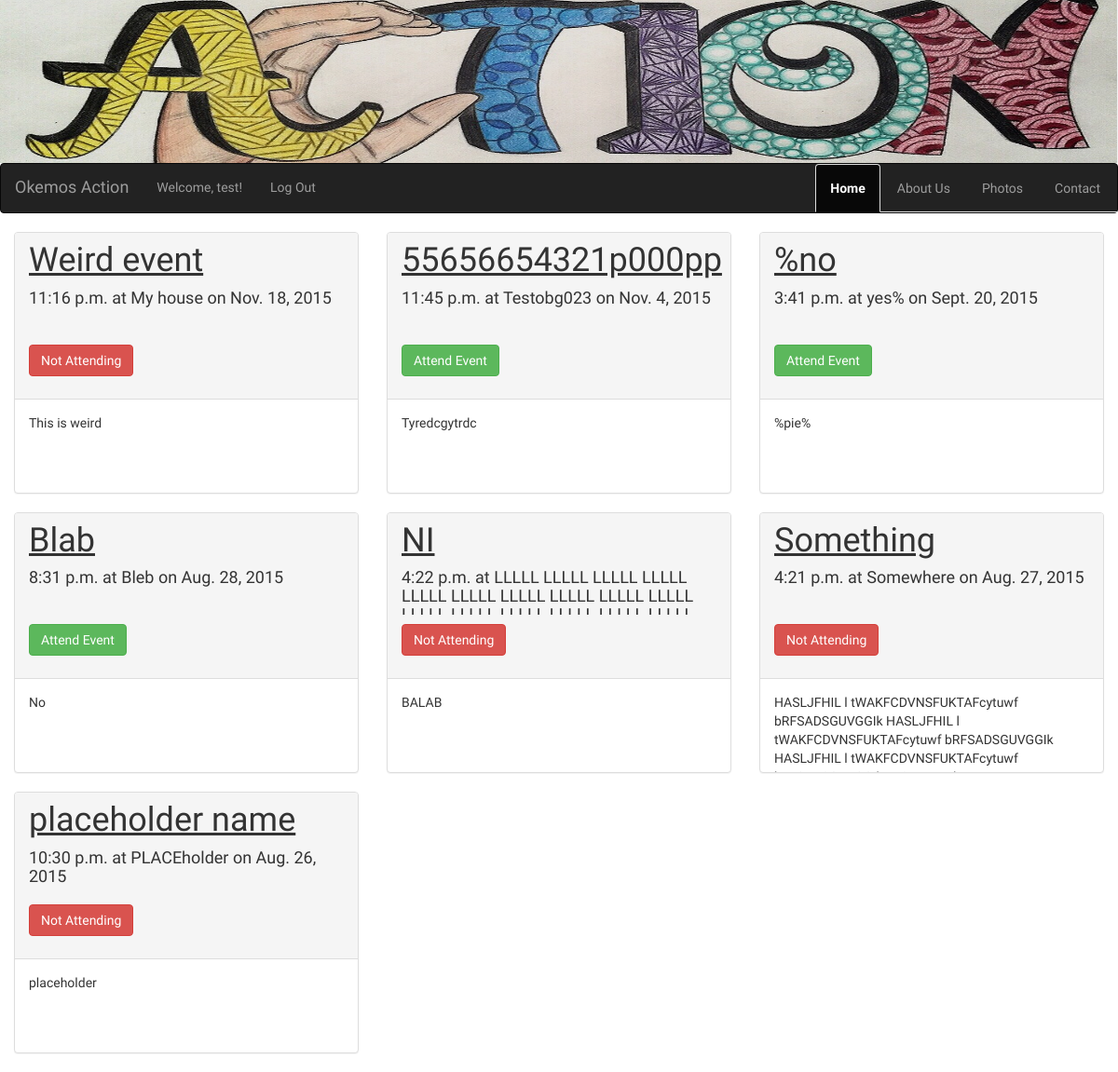
Screenshot of / (signed in) with the database file from the repository.
### events/models.py (models this page shows, shortened)
class Event(models.Model):
    date = models.DateTimeField("Date of Event")
    place = models.CharField(max_length = 1000)
    name = models.CharField(max_length = 255)
    desc = models.CharField(max_length = 10000, null = True)
    pub_date = models.DateTimeField("Date when people can sign up")
    signed_up = models.ManyToManyField(User, blank = True)

### events/views.py (the view)
# urls.py: url(r'^$', views.index, name='index'),
def index(request):
    context = {"events_" : Event.objects.filter(date__lte=timezone.now()).order_by('-pub_date')}
    return render(request, 'home.html', context)

### sign_up/templates/home.html (shortened to what this page needs)
{% extends "base.html" %}
{% block pagename %} Home {% endblock %}
{% block content %}
    <div class="row cards">
        {% for event in events_ %}
            <div class="col-sm-6 col-md-4 col-xs-12" data-href="detail/{{event.id}}">
              <div class="panel panel-default">
                <div class="panel-heading">
                  <h1 class="panel-title lg-title"><a href="detail/{{event.id}}" style="text-decoration: underline">{{event.name}}</a></h1>
                  <h4 class="fixed-info">{{event.date|time}} at {{event.place}} on {{event.date|date}}</h4>
                  {% if user and not user.is_anonymous %}
                    {% if not event in user.event_set.all %}
                        <div style="width:150px"><div class="btn btn-success" role="button" aria-label="Attend Event" data-toggle="collapse" data-target=".TxtArea{{event.id}}">Attend Event</div></div>
                    {% else %}
                        {% include "events/leave.html" with event=event user=user M="" %}
                    {% endif %}
                  {% endif %}
                </div>
                <div class="panel-body fixed-panel">
                      {{event.desc}}
                </div>
            </div>
            </div>
        {% endfor %}
            </div>
{% endblock %}

### sign_up/templates/base.html (shortened to what this page needs)
{% load staticfiles %}
<html>
    <head>
        <link rel="stylesheet" type="text/css" href="//maxcdn.bootstrapcdn.com/bootstrap/3.3.5/css/bootstrap.min.css"/>
        <link rel="stylesheet" type="text/css" href="//cdnjs.cloudflare.com/ajax/libs/font-awesome/4.4.0/css/font-awesome.min.css"/>
        <link rel="stylesheet" href="//cdnjs.cloudflare.com/ajax/libs/bootstrap-social/4.9.1/bootstrap-social.min.css">
        <link rel="stylesheet" type="text/css" href="{% static 'events/style.css' %}"/>
    </head>
    <body>
        <header  style="width:100%">
            <div id="banner"><img src="/static/events/images/ActionBanner.png" class="img-responsive"/></div>
            <nav role="navigation" class="navbar navbar-inverse">
                <div class="navbar-header">
                    <a href= "/" class="navbar-brand">Okemos Action</a>
                </div>
                <div id="navbarCollapse" class="collapse navbar-collapse">
                    <ul class="nav navbar-nav navbar-left">
                        {% if user and not user.is_anonymous %}
                            <li><a href="#">Welcome, {{ user.get_full_name|default:user.username }}!</a></li>
                            <li><a href="{% url 'auth:logout' %}?next=/">Log Out</a></li>
                        {% endif %}
                    </ul>
                    <ul class="nav navbar-nav nav-tabs navbar-right navLeft">
                        <li class="active"><a data-toggle="tab" href="#home"><strong>{% block pagename %}{% endblock %}</strong></a></li>
                        <li><a data-toggle="tab" href="#about">About Us</a></li>
                        <li><a data-toggle="tab" href="#photos">Photos</a></li>
                        <li><a data-toggle="tab" href="#contact">Contact</a></li>
                    </ul>
                </div>
            </nav>
        </header>
        <main class="container-fluid">
            <div class="tab-content">
                <div id="home" class="tab-pane fade in active">
                    {% block content %}{% endblock %}
                </div>
            </div>
        </main>
    </body>
</html>

### events/templates/events/leave.html (shortened to what this page needs)
<div style="width:150px"><a href="#" class="btn btn-danger" role="button" aria-label="Not Attending" data-toggle="modal" data-target="#ModalUnattend{{M}}{{event.id}}">Not Attending</a></div>

### events/static/events/style.css (style rules this page uses)
.fixed-panel { min-height: 100; max-height: 100; overflow-y: auto; }
.fixed-info { min-height: 50; max-height: 50; overflow-y: auto; }
.lg-title { font-size:36px !important; }
body { font-family: 'Exo 2', sans-serif; }

### rows the page displays
Event: name "Weird event", date "11:16 p.m.", place "My house", date "Nov. 18, 2015", desc "This is weird"
Event: name "55656654321p000pp", date "11:45 p.m.", place "Testobg023", date "Nov. 4, 2015", desc "Tyredcgytrdc"
Event: name "%no", date "3:41 p.m.", place "yes%", date "Sept. 20, 2015", desc "%pie%"
Event: name "Blab", date "8:31 p.m.", place "Bleb", date "Aug. 28, 2015", desc "No"
Event: name "NI", date "4:22 p.m.", place "LLLLL LLLLL LLLLL LLLLL LLLLL LLLLL LLLLL LLLLL LLLLL LLLLL…", desc "BALAB"
Event: name "Something", date "4:21 p.m.", place "Somewhere", date "Aug. 27, 2015", desc "HASLJFHIL l tWAKFCDVNSFUKTAFcytuwf bRFSADSGUVGGIk HASLJFHIL l tWAKFCDVNSFUKTAFcytuwf bRFSADSGUVGGIk HASLJFHIL l tWAKFCDVNSFUKTAFcytuwf…"
Event: name "placeholder name", date "10:30 p.m.", place "PLACEholder", date "Aug. 26, 2015", desc "placeholder"

### other values shown
{{ user.get_full_name|default:user.username }} "test"
